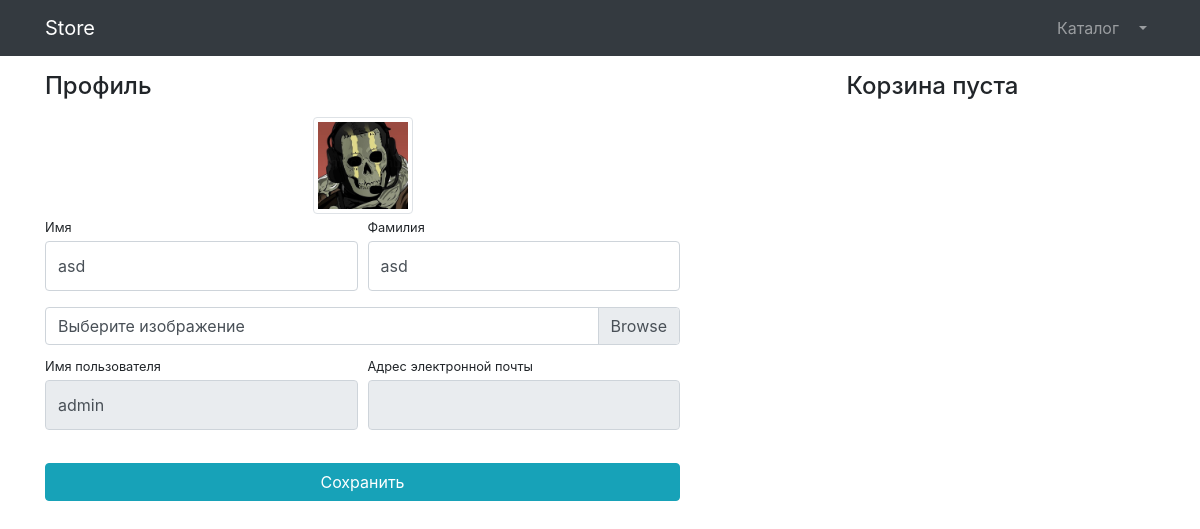
Before: /users/profile/1/ (signed in) with the older database file.
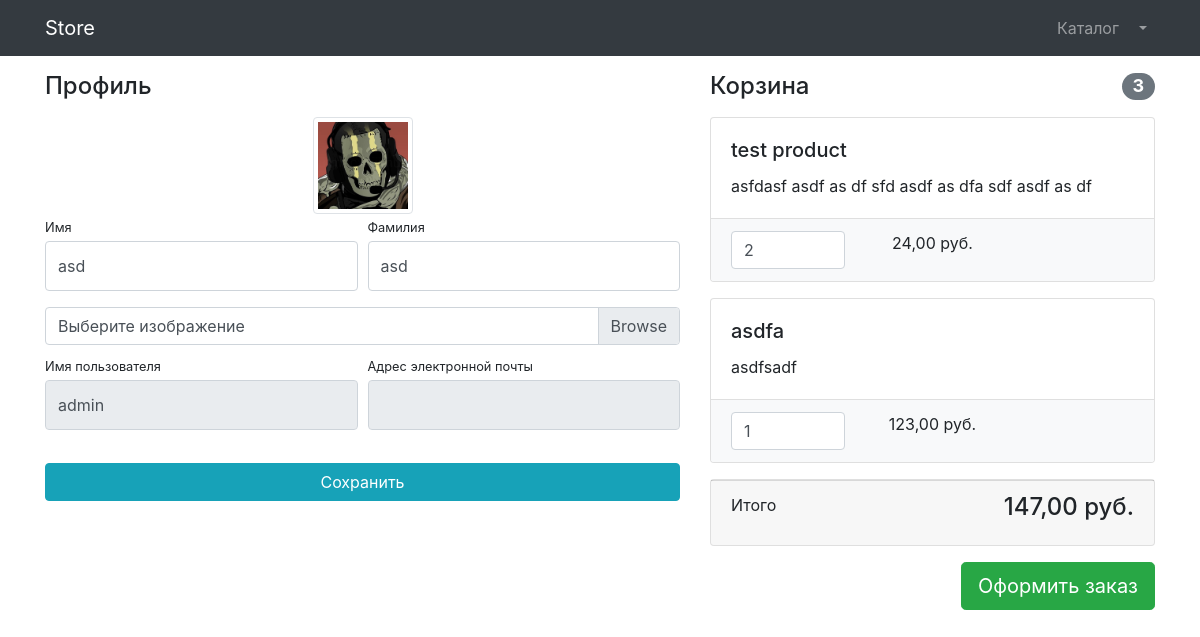
After: the same page with the newer database file.
### products/models.py (models this page shows, shortened)
class Basket(models.Model):
    user = models.ForeignKey(User, on_delete=models.CASCADE)
    product = models.ForeignKey(Product, on_delete=models.CASCADE)
    quantity = models.PositiveSmallIntegerField(default=0)
    created_timestamp = models.DateTimeField(auto_now_add=True)
    objects = BasketQuerySet.as_manager()
    def sum(self):
        return self.product.price * self.quantity

class Product(models.Model):
    name = models.CharField(max_length=250)
    description = models.TextField()
    price = models.DecimalField(max_digits=7, decimal_places=2)
    quantity = models.PositiveIntegerField(default=0)
    image = models.ImageField(upload_to='products_image/')
    category = models.ForeignKey(ProductCategory, on_delete=models.CASCADE)

### users/views.py (the view, shortened to what this page needs)
# urls.py: path('profile/<int:pk>/', UserProfile.as_view(), name='profile'),
class UserProfile(LoginRequiredMixin, UpdateView):
    model = User
    template_name = 'users/profile.html'
    form_class = UserProfileForm
    def get_context_data(self, **kwargs):
        context = super(UserProfile, self).get_context_data()
        context['baskets'] = Basket.objects.filter(user=self.request.user)
        return context

### users/forms.py
class UserProfileForm(UserChangeForm):
    first_name = forms.CharField(widget=forms.TextInput(attrs={
        'class': 'form-control py-4',
    }))
    last_name = forms.CharField(widget=forms.TextInput(attrs={
        'class': 'form-control py-4',
    }))
    image = forms.ImageField(widget=forms.FileInput(attrs={
        'class': 'custom-file-input',
    }), required=False)
    username = forms.CharField(widget=forms.TextInput(attrs={
        'class': 'form-control py-4',
        'readonly': True,
    }))
    email = forms.CharField(widget=forms.EmailInput(attrs={
        'class': 'form-control py-4',
        'readonly': True,
    }), required=False)
    class Meta:
        model = User
        fields = ('first_name', 'last_name', 'image', 'username', 'email')

### products/models.py (called while the page is built)
    def total_sum(self):
        return sum(basket.sum() for basket in self)

    def total_quantity(self):
        return sum(basket.quantity for basket in self)

### users/templates/users/profile.html (shortened to what this page needs)
{% extends 'products/base.html' %}
{% load static %}
{% block css %}
    <link href="{% static 'vendor/css/profile.css' %}" rel="stylesheet">
{% endblock %}
{% block contetn %}
    <div class="container">
        <div class="row">
            <div class="col-lg-7">
                <h4 class="mt-3 mb-3">Профиль</h4>
                <div class="col-lg-12 text-center">
                    <img width="100" height="100"
                         src="{% if user.image %} {{ user.image.url }} {% else %} {% static 'vendor/img/users/default_avatar.jpg' %} {% endif %}"
                         class="img-thumbnail">
                </div>
                <form action="{% url 'users:profile' user.id %}" method="post" enctype="multipart/form-data">
                    <div class="form-row">
                        <div class="col-lg-6">
                            <div class="form-group">
                                <label class="small mb-1" for="{{ form.first_name.id_for_label }}">Имя</label>
                                {{ form.first_name }}
                            </div>
                        </div>
                        <div class="col-lg-6">
                            <div class="form-group">
                                <label class="small mb-1" for="{{ form.last_name.id_for_label }}">Фамилия</label>
                                {{ form.last_name }}
                            </div>
                        </div>
                    </div>
                    <div class="form-row mb-2">
                        <div class="col-lg-12">
                            <div class="custom-file">
                                <label class="custom-file-label" for="{{ form.image.id_for_label }}">Выберите
                                    изображение</label>
                            </div>
                        </div>
                    </div>
                    <div class="form-row">
                        <div class="col-lg-6">
                            <label class="small mb-1" for="{{ form.username.id_for_label }}">Имя пользователя</label>
                            {{ form.username }}
                        </div>
                        <div class="col-lg-6">
                            <label class="small mb-1" for="{{ form.email.id_for_label }}">Адрес электронной
                                почты</label>
                            {{ form.email }}
                        </div>
                    </div>
                    <div class="form-row">
                        <div class="col-lg-12" style="margin-top: 33px;">
                            <input class="btn btn-info btn-block" type="submit" value="Сохранить">
                        </div>
                    </div>
                </form>
            </div>
            <div class="col-lg-5">
                {% include 'products/baskets.html' %}
            </div>
        </div>
    </div>
{% endblock %}

### products/templates/products/baskets.html (shortened to what this page needs)
{% if baskets %}
    <h4 class="mt-3 mb-3 d-flex justify-content-between align-items-center mb-3">
        Корзина <span class="badge badge-secondary badge-pill">{{ baskets.total_quantity }}</span>
    </h4>
    {% for basket in baskets %}
        <div class="card mb-3">
            <div class="card-body">
                <h5 class="card-title">{{ basket.product.name }}</h5>
                <p class="card-text">{{ basket.product.description }}</p>
            </div>
            <ul class="list-group list-group-flush">
                <li class="list-group-item bg-light">
                    <div class="row text-center">
                        <div class="col-lg-4">
                            <input name="basketID" type="number" class="form-control"
                                   value="{{ basket.quantity }}" min="0">
                        </div>
                        <div class="col-lg-4">{{ basket.sum }} руб.</div>
                        <div class="col-lg-4">
                        </div>
                    </div>
                </li>
            </ul>
        </div>
    {% endfor %}
    <div class="card mb-3">
        <div class="card-footer">
            <p class="float-left">Итого</p>
            <h4 class="float-right">{{ baskets.total_sum }} руб.</h4>
        </div>
    </div>
    <a class="btn btn-success btn-lg float-right" href="../orders/order-create.html">
        Оформить заказ
    </a>
{% else %}
    <h4 class="mt-3 mb-3 text-center">
        Корзина пуста
    </h4>
{% endif %}

Changed rows visible on the page:
added Basket: total_quantity "3", product.name "test product", product.description "asfdasf asdf as df sfd asdf as dfa sdf asdf as df", basketID "2", sum "24,00", total_sum "147,00"
added Basket: product.name "asdfa", product.description "asdfsadf", basketID "1", sum "123,00"
Other visible differences:
text no longer shown: "Корзина пуста"
text now shown: "Корзина Итого руб. Оформить заказ"
